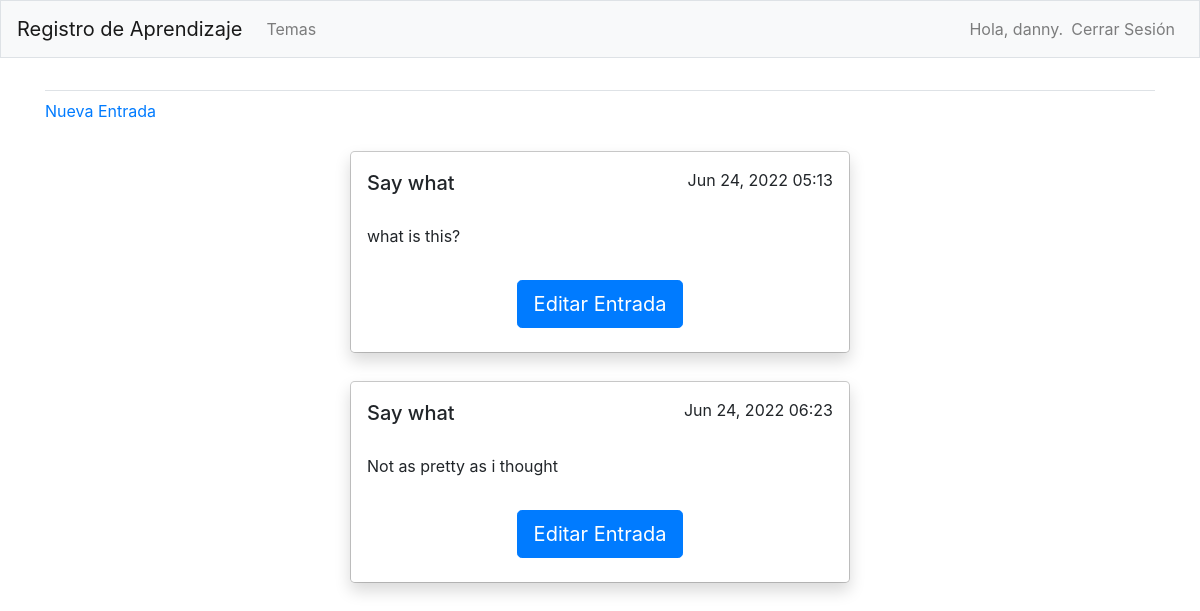
Screenshot of /topics/5/ (signed in) with the database file from the repository.
### learning_logs/models.py (models this page shows, shortened)
class Topic(models.Model):
    text = models.CharField(max_length=200)
    data_added = models.DateTimeField(auto_now_add=True)
    owner = models.ForeignKey(User, on_delete=models.CASCADE)
    def __str__(self) -> str:
        return self.text

class Entry(models.Model):
    topic = models.ForeignKey(Topic, on_delete=models.CASCADE)
    text = models.TextField()
    date_added = models.DateTimeField(auto_now_add=True)
    class Meta:
        verbose_name_plural = "entries"

### learning_logs/views.py (the view)
# urls.py: path("topics/<int:topic_id>/", views.topic, name="topic"),
@login_required
def topic(request, topic_id: int):
    topic = get_object_or_404(Topic, id=topic_id)
    if topic.owner != request.user:
        raise Http404
    entries = topic.entry_set.order_by("date_added")
    context = {"topic": topic, "entries": entries}
    return render(request, "learning_logs/topic.html", context)

### learning_logs/templates/learning_logs/topic.html
{% extends "learning_logs/base.html" %}
{% block content%}
<a href="{% url 'learning_logs:new_entry' topic.id %}">Nueva Entrada</a>
{% for entry in entries %}
<div class="modal-dialog" role="document">
    <div class="modal-content rounded-4 shadow">
        <div class="modal-header border-bottom-0">
            <h5 class="modal-title">{{topic}}</h5>
            <p>{{ entry.date_added|date:'M d, Y H:i' }}</p>
        </div>
        <div class="modal-body py-0">
            <p>{{ entry.text }}</p>
        </div>
        <div class="modal-footer flex-column border-top-0">
            <a href="{% url 'learning_logs:edit_entry' entry.id %}">
                <button type="button" class="btn btn-lg btn-primary w-100 mx-0 mb-2"> Editar Entrada</button>
            </a>
        </div>
    </div>
</div>
{% endfor %}
{% endblock content %}

### learning_logs/templates/learning_logs/base.html (shortened to what this page needs)
{% load bootstrap4 %}
<!DOCTYPE html>
<html lang="en">
<head>
    {% bootstrap_css %}
</head>
<body>
    <nav class="navbar navbar-expand-md navbar-light bg-light mb-4 border">
        <a class="navbar-brand" href="{% url 'learning_logs:index' %}">Registro de Aprendizaje</a>
        <div class="collapse navbar-collapse" id="navbarCollapse">
            <ul class="navbar-nav mr-auto">
                <li class="nav-item">
                    <a class="nav-link" href="{% url 'learning_logs:topics' %}">Temas</a>
                </li>
            </ul>
            <ul class="navbar-nav ml-auto">
                {% if user.is_authenticated %}
                <li class="nav-item">
                    <span class="navbar-text">Hola, {{ user.username }}.</span>
                </li>
                <li class="nav-item">
                    <a class="nav-link" href="{% url 'users:logout' %}">Cerrar Sesión</a>
                </li>
                {% endif %}
            </ul>
        </div>
    </nav>
    <main role="main" class="container">
        <div class="pb-2 mb-2 border-bottom">
        </div>
        <div>
            {% block content %}
            {% endblock content %}
        </div>
    </main>
</body>
</html>

### rows the page displays
Entry: date_added "Jun 24, 2022 05:13", text "what is this?"
Topic: text "Say what"
Entry: date_added "Jun 24, 2022 06:23", text "Not as pretty as i thought"

### other values shown
{{ user.username }} "danny"
